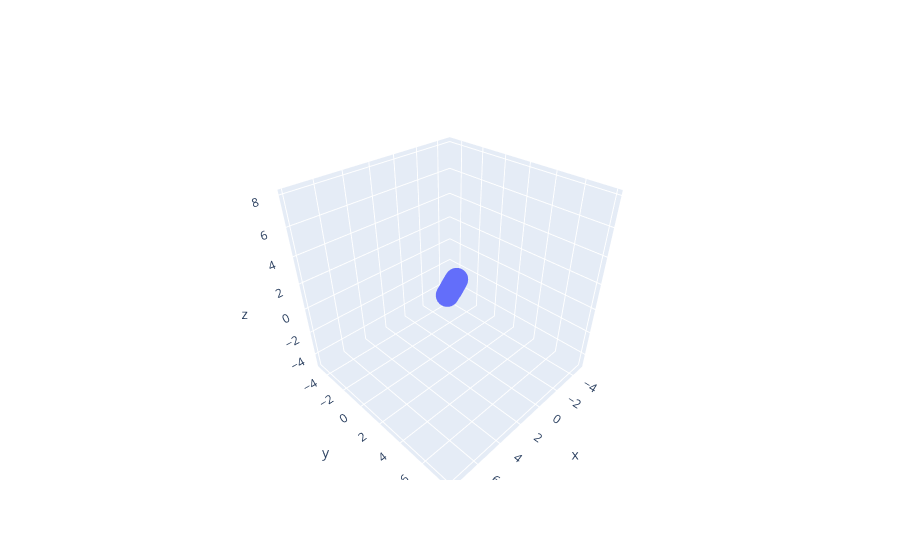

Notebook source saved alongside this figure:
### Code cell
fig = go.Figure(data=[go.Scatter3d(x=sin3d[:,0], y=sin3d[:,1],z=sin3d[:,2],
                                   mode='markers')])
fig.show()
